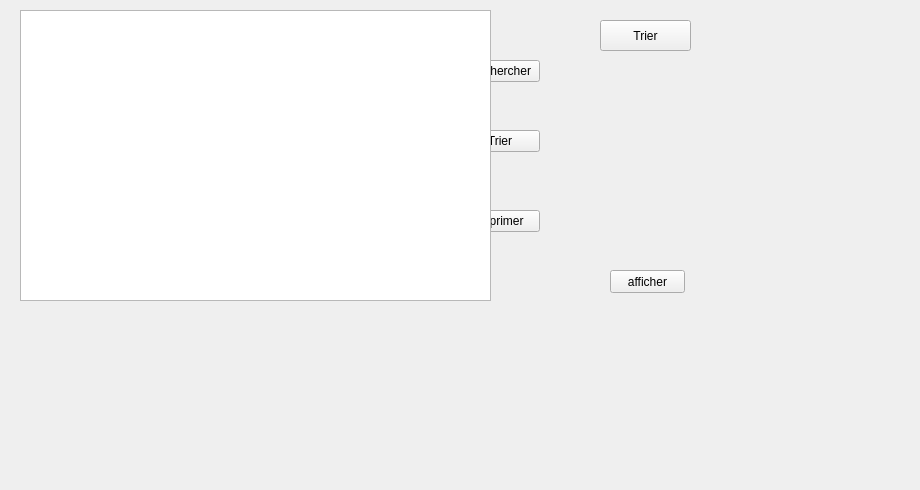
     <widget class="QWidget" name="tab_12">
      <attribute name="icon">
       <iconset>
        <normaloff>../../gestion_fournisseur/A.png</normaloff>../../gestion_fournisseur/A.png</iconset>
      </attribute>
      <attribute name="title">
       <string>Afficher</string>
      </attribute>
      <widget class="QLabel" name="label_54">
       <property name="geometry">
        <rect>
         <x>-10</x>
         <y>-50</y>
         <width>911</width>
         <height>481</height>
        </rect>
       </property>
       <property name="text">
        <string/>
       </property>
       <property name="pixmap">
        <pixmap resource="ressources.qrc">:/images/img/imf.jpg</pixmap>
       </property>
      </widget>
      <widget class="QLabel" name="label_24">
       <property name="geometry">
        <rect>
         <x>370</x>
         <y>10</y>
         <width>101</width>
         <height>16</height>
        </rect>
       </property>
       <property name="text">
        <string>ID de commande :</string>
       </property>
      </widget>
      <widget class="QPushButton" name="pushButton_16">
       <property name="geometry">
        <rect>
         <x>460</x>
         <y>60</y>
         <width>80</width>
         <height>22</height>
        </rect>
       </property>
       <property name="text">
        <string>Rechercher</string>
       </property>
      </widget>
      <widget class="QPushButton" name="pushButton_17">
       <property name="geometry">
        <rect>
         <x>460</x>
         <y>130</y>
         <width>80</width>
         <height>22</height>
        </rect>
       </property>
       <property name="text">
        <string>Trier</string>
       </property>
      </widget>
      <widget class="QPushButton" name="pushButton_18">
       <property name="geometry">
        <rect>
         <x>460</x>
         <y>210</y>
         <width>80</width>
         <height>22</height>
        </rect>
       </property>
       <property name="text">
        <string>Imprimer</string>
       </property>
      </widget>
      <widget class="QPushButton" name="pushButton_14">
       <property name="geometry">
        <rect>
         <x>720</x>
         <y>300</y>
         <width>131</width>
         <height>91</height>
        </rect>
       </property>
       <property name="styleSheet">
        <string notr="true">#pushButton_14{
	image: url(:/new/prefix1/i,qge/A.png);
border:none;}</string>
       </property>
       <property name="text">
        <string/>
       </property>
      </widget>
      <widget class="QTableView" name="tableView_2">
       <property name="geometry">
        <rect>
         <x>20</x>
         <y>10</y>
         <width>471</width>
         <height>291</height>
        </rect>
       </property>
      </widget>
      <widget class="QPushButton" name="tri_bon">
       <property name="geometry">
        <rect>
         <x>600</x>
         <y>20</y>
         <width>91</width>
         <height>31</height>
        </rect>
       </property>
       <property name="text">
        <string>Trier</string>
       </property>
      </widget>
      <widget class="QPushButton" name="afficher_don">
       <property name="geometry">
        <rect>
         <x>610</x>
         <y>270</y>
         <width>75</width>
         <height>23</height>
        </rect>
       </property>
       <property name="text">
        <string>afficher</string>
       </property>
      </widget>
      <zorder>label_24</zorder>
      <zorder>pushButton_16</zorder>
      <zorder>pushButton_17</zorder>
      <zorder>pushButton_18</zorder>
      <zorder>label_54</zorder>
      <zorder>pushButton_14</zorder>
      <zorder>tableView_2</zorder>
      <zorder>tri_bon</zorder>
      <zorder>afficher_don</zorder>
     </widget>
